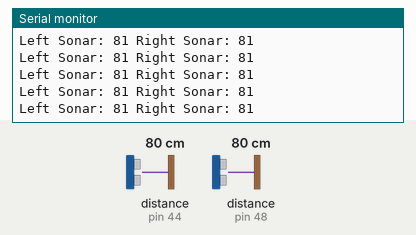
The sketch below on a simulated Arduino Mega 2560, built with avr-gcc and run on an emulated ATmega2560. Parts: the last lines printed to the serial monitor. The test bench sets the inputs (shaded band); at power-on: distance to the obstacle (sensors on pin 44, pin 48) 80 cm.

Above: at 1.2 s.
1.3 s: distance to the obstacle (sensor on pin 44) set to 120 cm
At 1.35 s:
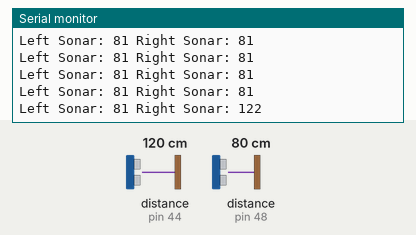
4.3 s: distance to the obstacle (sensor on pin 48) set to 2 cm
At 4.3 s:
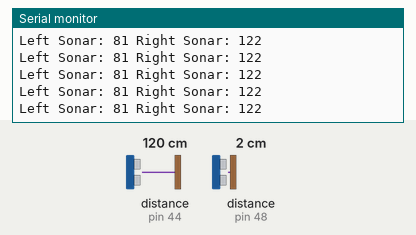
5.8 s: distance to the obstacle (sensor on pin 44) set to 2 cm
At 5.82 s:
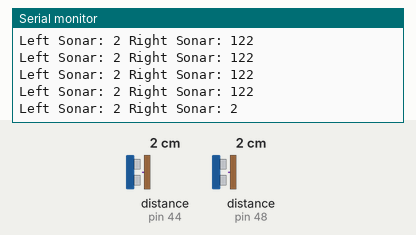
7.3 s: distance to the obstacle (sensor on pin 48) set to 60 cm
At 7.35 s:
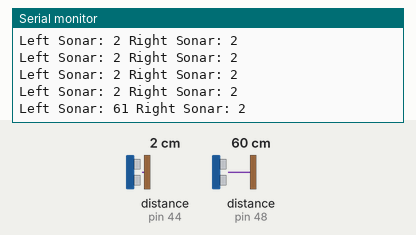
Timing chart, 0 to 10.3 s (numbered marks = the images above; inputs shaded):
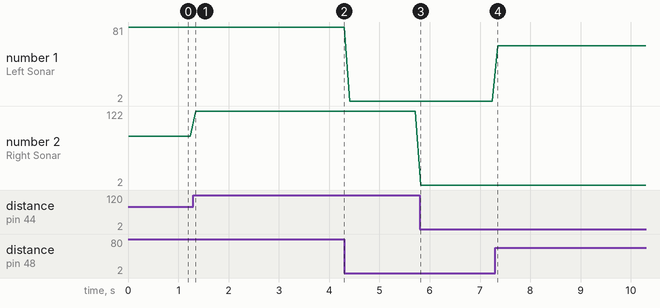

Measured:
- after the input at 1.3 s, the serial monitor: prints a new line after 0.05 s (image 1)
- after the input at 5.8 s, the serial monitor: prints a new line at once (image 3)
- after the input at 7.3 s, the serial monitor: prints a new line after 0.05 s (image 4)
- plotted number 1: 81 → 2 after the input at 4.3 s, 2 → 61 after the input at 7.3 s
- plotted number 2: 81 → 122 after the input at 1.3 s

The sketch:

sonar_test.ino
```cpp
#include <NewPing.h>

NewPing leftSonar(50, 48);
NewPing rightSonar(46, 44);

int left = 0;
int right = 0;


void setup() {
  Serial.begin(115200);
}

void loop() {
  left = leftSonar.ping_cm();
  right = rightSonar.ping_cm();
  Serial.print("Left Sonar: ");
  Serial.print(left);
  Serial.print(" Right Sonar: ");
  //delay(100);
  Serial.println(right);
  delay(100);

}
```
